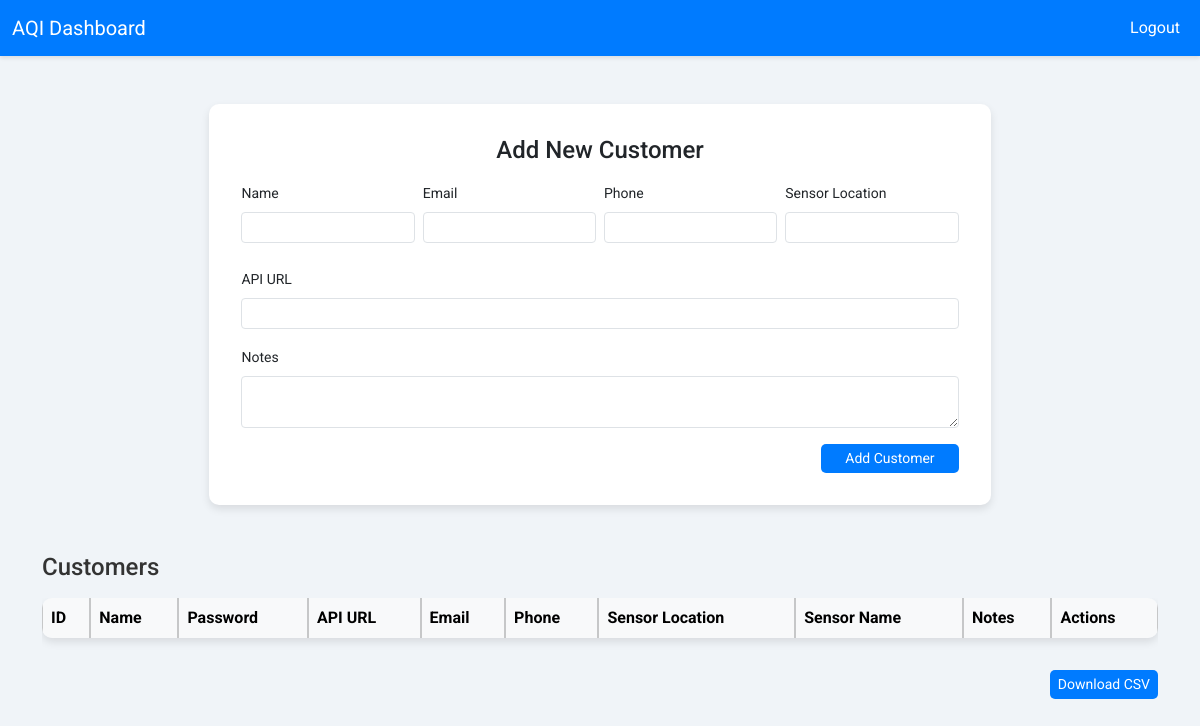
Page /dashboard/ (signed in) on the earlier database version.
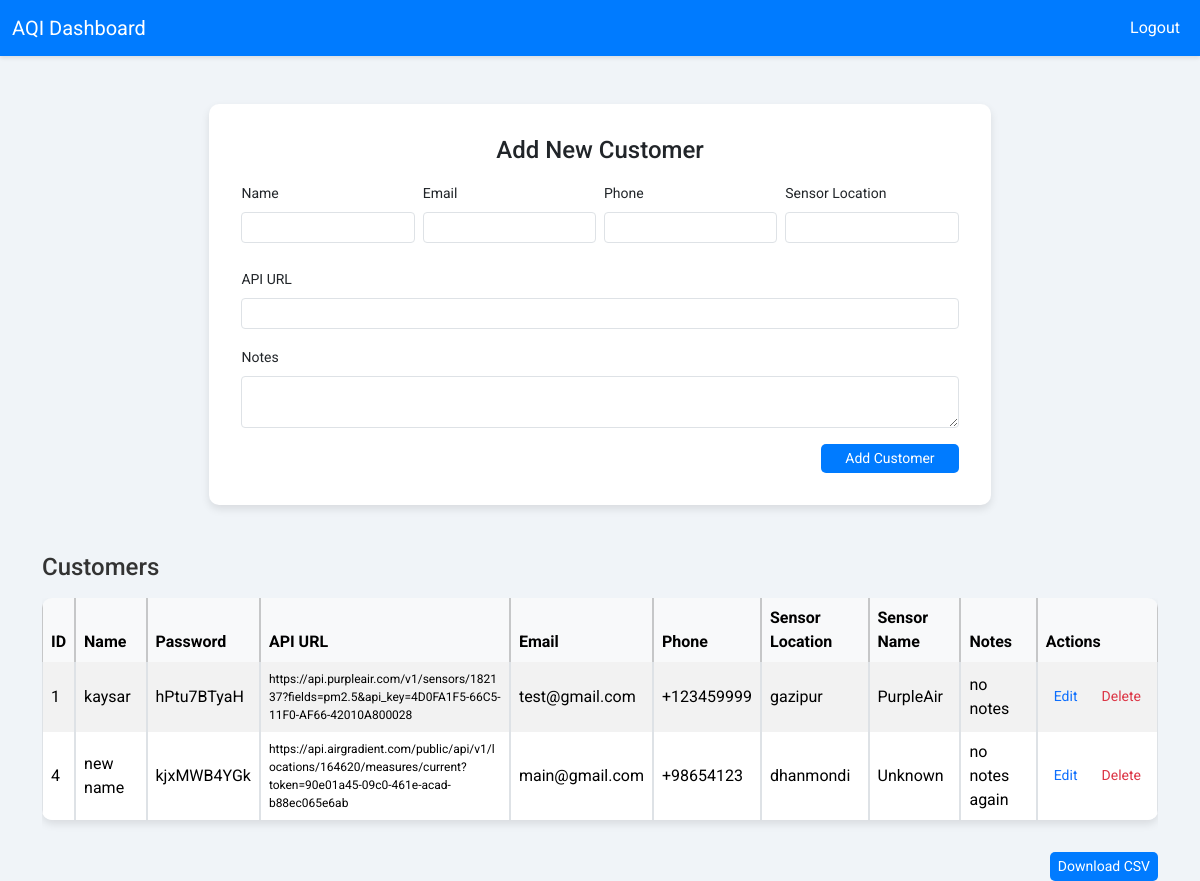
Same page on the later database version.
### aqi_app/models.py (models this page shows, shortened)
class Customer(models.Model):
    name = models.CharField(max_length=255)
    password = models.CharField(max_length=255)
    api_url = models.URLField(max_length=500)
    email = models.EmailField(blank=True, null=True)
    phone_number = models.CharField(max_length=20, blank=True, null=True)
    sensor_location = models.CharField(max_length=255, blank=True, null=True)
    sensor_name = models.CharField(max_length=255, blank=True, null=True)
    notes = models.TextField(blank=True, null=True)

### aqi_app/views.py (the view, shortened to what this page needs)
# urls.py: path('dashboard/', views.dashboard, name='dashboard'),
@login_required
def dashboard(request):
    password_plain = None
    customers = Customer.objects.all()
    return render(request, 'dashboard.html', {'customers': customers, 'new_password': password_plain})

### templates/dashboard.html (shortened to what this page needs)
{% extends 'base.html' %}
{% block content %}
<div class="mt-5">
    <div class="add-customer-wrapper">
        <div class="card mb-4">
            <div class="card-body">
                <h4 class="card-title text-center mb-3">Add New Customer</h4>
                <form method="post">
                    <div class="row mb-3 gx-2">
                        <div class="col-md-3">
                            <label for="name" class="form-label">Name</label>
                            <input type="text" class="form-control form-control-sm" id="name" name="name" required>
                        </div>
                        <div class="col-md-3">
                            <label for="email" class="form-label">Email</label>
                            <input type="email" class="form-control form-control-sm" id="email" name="email">
                        </div>
                        <div class="col-md-3">
                            <label for="phone_number" class="form-label">Phone</label>
                            <input type="text" class="form-control form-control-sm" id="phone_number" name="phone_number">
                        </div>
                        <div class="col-md-3">
                            <label for="sensor_location" class="form-label">Sensor Location</label>
                            <input type="text" class="form-control form-control-sm" id="sensor_location" name="sensor_location">
                        </div>
                    </div>
                    <div class="mb-3">
                        <label for="api_url" class="form-label">API URL</label>
                        <input type="text" class="form-control form-control-sm" id="api_url" name="api_url" required>
                    </div>
                    <div class="mb-3">
                        <label for="notes" class="form-label">Notes</label>
                        <textarea class="form-control form-control-sm" id="notes" name="notes" rows="2"></textarea>
                    </div>
                    <div class="text-end">
                        <button type="submit" class="btn btn-sm btn-primary px-4">Add Customer</button>
                    </div>
                </form>
            </div>
        </div>
    </div>
    <div class="customer-table-wrapper mt-5">
        <h4 class="mb-3">Customers</h4>
        <div class="table-responsive">
            <table class="table table-striped table-bordered align-middle">
                <thead class="table-light">
                    <tr>
                        <th>ID</th>
                        <th>Name</th>
                        <th>Password</th>
                        <th>API URL</th>
                        <th>Email</th>
                        <th>Phone</th>
                        <th>Sensor Location</th>
                        <th>Sensor Name</th>
                        <th>Notes</th>
                        <th>Actions</th>
                    </tr>
                </thead>
                <tbody>
                    {% for customer in customers %}
                    <tr>
                        <td>{{ customer.id }}</td>
                        <td>{{ customer.name }}</td>
                        <td>{{ customer.password }}</td>
                        <td class="api-url">{{ customer.api_url }}</td>
                        <td>{{ customer.email }}</td>
                        <td>{{ customer.phone_number }}</td>
                        <td>{{ customer.sensor_location }}</td>
                        <td>{{ customer.sensor_name }}</td>
                        <td>{{ customer.notes }}</td>
                        <td>
                            <div class="d-flex gap-2">
                                <a href="{% url 'edit_customer' customer.id %}" class="btn btn-sm btn-outline-primary">Edit</a>
                                <a href="{% url 'delete_customer' customer.id %}" class="btn btn-sm btn-outline-danger" onclick="return confirm('Are you sure you want to delete this customer?')">Delete</a>
                            </div>
                        </td>
                    </tr>
                    {% endfor %}
                </tbody>
            </table>
        </div>
        <div class="mt-3 text-end">
            <a href="{% url 'download_customers' %}" class="btn btn-primary btn-sm">Download CSV</a>
        </div>
    </div>
</div>
{% endblock %}

### templates/base.html (shortened to what this page needs)
{% load static %}
<!DOCTYPE html>
<html lang="en">
<head>
    <link href="https://cdn.jsdelivr.net/npm/bootstrap@5.3.3/dist/css/bootstrap.min.css" rel="stylesheet">
    <link rel="stylesheet" href="{% static 'css/styles.css' %}">
</head>
<body>
    <nav class="navbar navbar-expand-lg">
        <div class="container-fluid">
            <a class="navbar-brand" href="{% url 'dashboard' %}">AQI Dashboard</a>
            <div class="collapse navbar-collapse" id="navbarNav">
                <ul class="navbar-nav ms-auto">
                    {% if user.is_authenticated %}
                        <li class="nav-item">
                            <a class="nav-link" href="{% url 'logout' %}">Logout</a>
                        </li>
                    {% else %}
                        <li class="nav-item">
                            <a class="nav-link" href="{% url 'login' %}">Login</a>
                        </li>
                    {% endif %}
                </ul>
            </div>
        </div>
    </nav>
    <div class="container">
        {% block content %}
        {% endblock %}
    </div>
</body>
</html>

### static/css/styles.css (style rules this page uses)
body { font-family: 'Roboto', sans-serif; background-color: #f0f4f8; color: #333; }
.navbar { background-color: #007bff; box-shadow: 0 2px 4px rgba(0, 0, 0, 0.1); }
.navbar-brand, .nav-link { color: #fff !important; }
td.api-url, th.api-url { max-width: 250px; word-wrap: break-word; white-space: normal; font-size: 12px; }

### templates/dashboard.html (style rules this page uses)
body { font-family: 'Roboto', sans-serif; background-color: #f0f4f8; color: #333; }
.add-customer-wrapper { max-width: 70%; margin: 0 auto; }
.add-customer-wrapper .card { border: none; border-radius: 10px; box-shadow: 0 4px 8px rgba(0, 0, 0, 0.1); padding: 1rem; margin-bottom: 1.5rem; }
.form-control-sm { width: 100%; padding: 0.25rem 0.5rem; font-size: 0.875rem; border-radius: 4px; margin-bottom: 0.5rem; }
.form-label { font-size: 0.875rem; }
.btn-sm { padding: 0.25rem 0.5rem; font-size: 0.875rem; border-radius: 5px; border: none; }
.btn-primary { background-color: #007bff; color: white; }
table { width: 100%; border-collapse: separate; border-spacing: 0; border-radius: 10px; overflow: hidden; box-shadow: 0 4px 8px rgba(0, 0, 0, 0.1); }
th, td { padding: 12px; text-align: left; }
th { background-color: #007bff; color: #fff; }
tr:nth-child(even) { background-color: #f8f9fa; }

Differences in the rows shown:
added Customer: id "1", name "kaysar", password "hPtu7BTyaH", api_url "https://api.purpleair.com/v1/sensors/182137?fields=pm2.5&api_key=4D0FA1F5-66C5-11F0-AF66-42010A800028", email "test@gmail.com", phone_number "+123459999", sensor_location "gazipur", sensor_name "PurpleAir", notes "no notes"
added Customer: id "4", name "new name", password "kjxMWB4YGk", api_url "https://api.airgradient.com/public/api/v1/locations/164620/measures/current?token=90e01a45-09c0-461e-acad-b88ec065e6ab", email "main@gmail.com", phone_number "+98654123", sensor_location "dhanmondi", sensor_name "Unknown", notes "no notes again"
